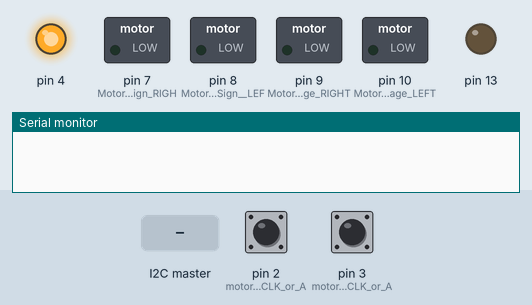
A sketch run on a simulated Arduino Uno, built with avr-gcc and run on an emulated ATmega328P. Shown: switched loads named in the sketch (green lamp = pin HIGH), output pins drawn as LEDs (lit = HIGH), the last lines printed to the serial monitor. Dashed ring = blinking. The test bench sets the inputs (shaded band); at power-on: pin 2 (motor_1_CLK_or_A) HIGH, pin 3 (motor_2_CLK_or_A) HIGH.

Above: at 0.1 s.
At 2.2 s:
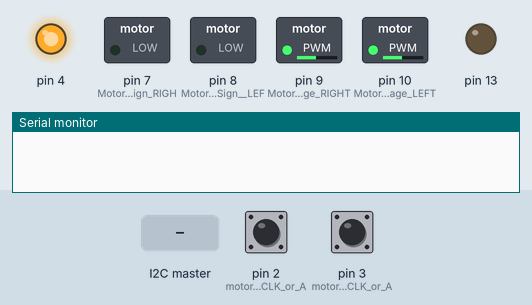
2.3 s: the I2C master sends the byte 1
At 5.0 s:
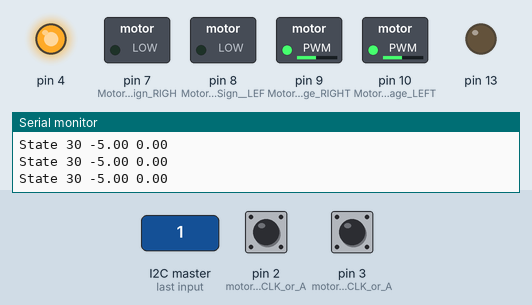
Timing chart, 0 to 6.5 s (numbered marks = the images above; inputs shaded):
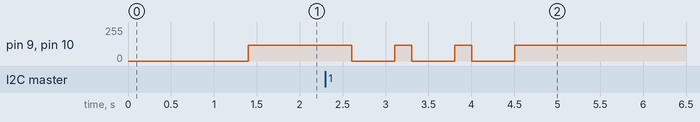

Measured:
- after the input at 2.3 s, pin 9 (Motor_1_Voltage_RIGHT), pin 10 (Motor_2_Voltage_LEFT): alternates 120/255 for 0.20 s and 0/255 for 0.50 s, 6 changes in all, then stays 120/255, starting after 0.30 s

The sketch:

demo2code.ino
```cpp
//code from mini project VVVV (for pi arduino communication)
#include <Wire.h>
#define SLAVE_ADDRESS 0x04
int number0 = 0;
int number1 = 0;
int state = 0;
byte data[32] = {'q'};
byte storedata[32] = {0};
int arraylen = 0;

//Variables for motor
int counterRIGHT = 0; //counter variable to track position of knob
int counterLEFT = 0; //counter variable to track position of knob

int currentStateARIGHT; //tracks the current state of A/CLK
int currentStateALEFT; //variable to store previous state of A/CLK

int previousStateARIGHT; //tracks the current state of A/CLK
int previousStateALEFT; //variable to store previous state of A/CLK

int currentStateBRIGHT; //tracks current state of B/DT
int currentStateBLEFT; //tracks current state of B/DT

double radianCountRIGHT;
double radianCountLEFT;

double pi = 3.14159;

int currentCountRIGHT;
int currentCountLEFT;

unsigned long timeNow;
double currentRadianRIGHT;
double currentRadianLEFT;

int i = 0;

double r = 0.07; // Radius of the wheel
double d = .3993; // Distance Between Wheels

double preRho;
double prePhi;

double Va1;
double Va2;
double Va;
double deltaVa;

int debounceTime = 0; //debounce time. set to 0 ms.
int countsPerRevolution = 1600; //1600 counts per revolution.
int motorPWM;
double targetAngle;
double targetDistance;
double targetPhi, targetRho;
double errorPhi;
double errorRho;
double thetaDotRIGHT, thetaDotLEFT;

unsigned long pastMillisRIGHT = 0;
unsigned long pastMillisLEFT = 0;

double preRadianCountRIGHT = 0;
double preRadianCountLEFT = 0;

double currentRadianCountRIGHT, currentRadianCountLEFT;
double currentRhoDot, currentPhiDot;
double currentPhi = 0;
double currentDistance = 0;
float distanceInterval;
float angleInterval;

unsigned long previousMillisRIGHT = 0; //variable to track previous reading of the millis() function.
unsigned long previousMillisLEFT = 0;
unsigned long prevMillis = 0;

unsigned long previousMillisAngle;
unsigned long previousMillisDistance;
unsigned long currentMillisDistance;
unsigned long currentMillisAngle;
unsigned long currentMillisLEFT;
unsigned long currentMillisRIGHT;
unsigned long pastinterval;
unsigned long interval;

void encoderISRLEFT(); //function prototype for the ISR.void encoderISR(); //function prototype for the ISR.
void encoderISRRIGHT();
void turn(double);
void rho(double);
double TsRho = 0;
double TcRho = millis();
double TsPhi = 0;
double TcPhi = millis();

double deltaV;
double deltaPhi;

double Kp = 6;//4.2472;
double Ki = 1;//0.024677;

double secIntervalLEFT;
double secIntervalRIGHT;
double IRho = 0;
double IPhi = 0;

int state1 = 1;
int state2 = 0;
int state3 = 0;
int state4 = 0;
int value;

int marker;
double pastdistance;

//for system integration
int angleFound = 0;
double angleInput;
int distanceFound = 0;
double distanceInput;

void receiveData(int);
void getAngle();

void setup() {

  currentDistance = 0;
  pinMode(2, INPUT); //motor 1 CLK or A
  pinMode(5, INPUT); //motor 1 DT or B
  pinMode(3, INPUT); //motor 2 CLK or A
  pinMode(6, INPUT); //motor 2 DT or B
  previousStateARIGHT = digitalRead(2); //motor 1 reads in the current state of A/CLK to start off the program.
  previousStateALEFT = digitalRead(3); //motor 2 reads in the current state of A/CLK to start off the program.
  pinMode(4, OUTPUT);
  digitalWrite(4, HIGH);
  pinMode(7, OUTPUT); //Motor 1 Voltage Sign RIGHT used to be 8
  pinMode(9, OUTPUT); //Motor 1 Voltage RIGHT
  pinMode(8, OUTPUT); //Motor 2 Voltage Sign  LEFT used to be 7
  pinMode(10, OUTPUT); //Motor 2 Voltage LEFT
  //digitalWrite(7, LOW); //LOW is forward for Motor 1
  //digitalWrite(8, HIGH); //HIGH is forward for Motor 2
  pinMode(13, OUTPUT);
  Serial.begin(9600);


  attachInterrupt(1, encoderISRLEFT, CHANGE);
  attachInterrupt(0, encoderISRRIGHT, CHANGE); //attach an interrupt to pin 2 (interrupt 0) to call the function encoderISR when any change happens in pin 2.
  state1 = 1;
  state2 = 0;
  angleFound = 0;
  //targetAngle = pi/4;
  data[0] = 'q';
  delay(1000);
}

void loop() {

  Wire.begin(SLAVE_ADDRESS);
    // define callbacks for i2c communication
  Wire.onReceive(receiveData);


  timeNow = millis();


  if(state1 == 1){
    delay(200);
    if(data[0] != 'q'){
      state1 = 0;
      state2 = 1;
      state3 = 0;
    }
    //Serial.print("State 1");
    //degrees
    deltaV = 0;
    turn(targetAngle);
    drive();
    if(round(errorPhi*10) == 0.00) {

      //Serial.println(data[0]);
      if(data[0] != 'q'){
        state1 = 0;
        state2 = 1;
        state3 = 0;
        //currentPhi = 0;
        getAngle();
      }
      else{
        targetAngle = targetAngle+(pi/11);
      }

    }
  }


  if(state2 == 1){
    pastinterval = millis();
    Serial.print("State 2");
    Serial.println();
    deltaV = 0;
    //targetDistance = 76.2;//mm
    //rho(targetDistance);
    getAngle();
    turn(targetAngle - angleInput);
    drive();
    delay(200);
    Va1 = 0;
    Va2 = 0;
    analogWrite(9,abs(round(Va1)));
    analogWrite(10,abs(round(Va2)));
    delay(500);
    getAngle();
    //turn(targetAngle - angleInput);
    Serial.print(errorPhi);
    Serial.println();
    Serial.print(angleInput);
    Serial.println();
    if((abs(angleInput) < .075) and (interval > 1000)){
      state1 = 0;
      state2 = 0;
      state3 = 1;
    }
    interval += millis()-pastinterval;
  }


  if(state3 == 1){
    Serial.print("State 3");
    //targetAngle = pi;//radians
    //if (distanceFound == 0) {
      //distanceInput = data[4];
      //distanceFound = 1;
     // }
    getAngle();
    turn(targetAngle - angleInput);
    rho(data[4]);
    drive();
    //turn(targetAngle);
    Serial.print(data[4]);
    Serial.print(" ");
    Serial.print(errorRho);
    Serial.print(" ");
    Serial.println(currentDistance);

    if(round(errorRho*100) == 0){
      state1 = 0;
      state2 = 0;
      state3 = 0;
      state4 = 1;
    }

  }


  if(state4 == 1){
    Serial.print("State 4");
    deltaV = 0;
    deltaPhi = 0;
    drive();
  }


}

void encoderISRRIGHT(){
  currentMillisRIGHT = millis(); //tracks the current time in the program in ms. Used for debouncing.
  currentStateARIGHT = digitalRead(2); //reads in the current state of A/CLK.


  //if statement to check if the state of A has changed and time greater than the debounce time has passed.
  if ((currentStateARIGHT != previousStateARIGHT) && (currentMillisRIGHT - previousMillisRIGHT >= debounceTime)) {

    currentStateBRIGHT = digitalRead(5); //reads in current state of B/DT.

    secIntervalRIGHT = (double)(currentMillisRIGHT-previousMillisRIGHT)*((double)(.001));
    if(secIntervalRIGHT != 0){
      if (secIntervalRIGHT > 100) {
        thetaDotRIGHT = 0;
      }

      //condition to check if the knob has turned CW or CWW. count up if CW, count down if CCW.
      if (currentStateARIGHT != currentStateBRIGHT) {
          //rotaryDirection = "CCW";
          counterRIGHT++;
          radianCountRIGHT = (((double)counterRIGHT/(double)countsPerRevolution)*2*pi);

          if (secIntervalRIGHT > 100) {
            thetaDotRIGHT = 0;
          }
          else {
            thetaDotRIGHT = (double)((double)(radianCountRIGHT-preRadianCountRIGHT)/((double)(secIntervalRIGHT)));
          }
        }
      else {
          //rotaryDirection = "CW";
          counterRIGHT--;
          radianCountRIGHT = (((double)counterRIGHT/(double)countsPerRevolution)*2*pi);

          if (secIntervalRIGHT > 100) {
            thetaDotRIGHT = 0;
          }
          else {
            thetaDotRIGHT = (double)((double)(radianCountRIGHT-preRadianCountRIGHT)/((double)(secIntervalRIGHT)));
          }
        }
    }
    }
    //store the time in the program where an output was produced. Used for debouncing.
    previousMillisRIGHT = currentMillisRIGHT;
    preRadianCountRIGHT = radianCountRIGHT;
    previousStateARIGHT = currentStateARIGHT; //update previous state of A/CLK variable.
  }

void encoderISRLEFT(){
  currentMillisLEFT = millis(); //tracks the current time in the program in ms. Used for debouncing.
  currentStateALEFT = digitalRead(3); //reads in the current state of A/CLK.
  secIntervalLEFT = (double)(currentMillisLEFT-previousMillisLEFT)*((double)(.001));
  if(secIntervalLEFT != 0){
    if ((currentStateALEFT != previousStateALEFT) && (currentMillisLEFT - previousMillisLEFT >= debounceTime)) {
    currentStateBLEFT = digitalRead(6); //reads in current state of B/DT.

    //condition to check if the knob has turned CW or CWW. count up if CW, count down if CCW.
    if (currentStateALEFT != currentStateBLEFT) {
        //rotaryDirection = "CCW";
        counterLEFT++;
        radianCountLEFT = (((double)counterLEFT/(double)countsPerRevolution)*2*pi);
        if (secIntervalLEFT > 100) {
          thetaDotLEFT = 0;
        }
        else {
          thetaDotLEFT = -1*(double)(((double)(radianCountLEFT-preRadianCountLEFT))/((double)(secIntervalLEFT)));
        }
      }
    else {
        //rotaryDirection = "CW";
        counterLEFT--;
        radianCountLEFT = (((double)counterLEFT/(double)countsPerRevolution)*2*pi);
        if (secIntervalLEFT > 100) {
          thetaDotLEFT = 0;
        }
        else {
          thetaDotLEFT = -1*(double)(((double)(radianCountLEFT-preRadianCountLEFT))/((double)(secIntervalLEFT))); //radians/sec
        }
      }

    }
  }
    //store the time in the program where an output was produced. Used for debouncing.
    previousMillisLEFT = currentMillisLEFT;
    preRadianCountLEFT = radianCountLEFT;
    previousStateALEFT = currentStateALEFT; //update previous state of A/CLK variable.
  }

void turn(double angle){
  if (state2 == 1){
    if(abs(targetAngle)>.15){
      Kp = 2000;
      Ki = 0;
    }
    else{
      Kp = 80000;
      Ki = 0.5;
    }
  }
  else if (state3 == 1){
    Kp = 5000;
    Ki = 0;
  }
  else{
    Kp = 1500;
    Ki = 0;
  }

  currentMillisAngle = millis();
  angleInterval = (float)(currentMillisAngle - previousMillisAngle)*((double)(.001));
  currentPhiDot = r*(thetaDotRIGHT-thetaDotLEFT)/d; // Radians/sec
  currentPhi += (double)((double)(angleInterval)*(double)currentPhiDot); // radians
  errorPhi = (angle-currentPhi);//multiplier added (should be in radian magnitudes,
  if((round(errorPhi*100000)==0.00)){
    IPhi = 0;
  }
  IPhi = IPhi + TsPhi*errorPhi;
  deltaPhi = Kp*errorPhi + Ki*IPhi;
  TsPhi = millis()-TcPhi;
  TcPhi = millis();
  previousMillisAngle = currentMillisAngle;

}
void rho(double distance){
  Kp = 7;
  Ki = 0;
  //currentDistance = errorRho*(millis()/1000);
  currentMillisDistance = millis();
  distanceInterval = (float)(currentMillisDistance - previousMillisDistance)/10;
  currentRhoDot = r*(thetaDotRIGHT+thetaDotLEFT)/2;
  currentDistance += (double)((double)distanceInterval*(double)currentRhoDot);
  if(round(distance) == round(pastdistance)){
    if(marker == 1){
      currentDistance = 0;
    }
    errorRho = distance - currentDistance - 5;
    marker = 0;
  }
  else{
    errorRho = distance;
    marker = 1;
  }
  //errorRho = distance - currentDistance;
//  if((round(errorRho*10)==0.00)){
//    IRho = 0;
//  }
//  IRho = IRho + TsRho*errorRho;
  deltaV = Kp*errorRho + Ki*IRho;
  TsRho = millis()-TcRho;
  TcRho = millis();
  previousMillisDistance = currentMillisDistance;
  pastdistance = distance;
}

void receiveData(int byteCount){
  int i = 0;
  if ((Wire.available() != 0) && (i < 5)){
    while(Wire.available()) {
      data[i] = Wire.read();
      //data[i] = (double)data[i]/(double)100;
//      Serial.print(i);
//      Serial.print(" ");
//      Serial.print(data[i]);
//      Serial.print(' ');
      i++;

      arraylen++;
    }
  }
  //Serial.print("\n");
}


void drive() {
  Va1 = (double)((deltaV + deltaPhi)/2);
  Va2 = (double)((deltaV - deltaPhi)/2);
  if (Va1 > 0) {
    digitalWrite(7, LOW); //LOW is forward for Motor 1
  }
  else if (Va1 < 0) {
    digitalWrite(7, HIGH); //LOW is forward for Motor 1
  }
  if (Va2 > 0) {
    digitalWrite(8, HIGH); //HIGH is forward for Motor 2
  }
  else if (Va2 < 0){
    digitalWrite(8, LOW); //HIGH is forward for Motor 2
  }
  if (abs(Va1) > 120){
    Va1 = 120;
  }
  if (abs(Va2) > 120){
    Va2 = 120;
  }

  analogWrite(9,abs(round(Va1)));
  analogWrite(10,abs(round(Va2)));
  }

void getAngle() {
  Wire.begin(SLAVE_ADDRESS);
    // define callbacks for i2c communication
  Wire.onReceive(receiveData);
  if (data[1] == 0) {
          angleInput = data[2]*0.01 + data[3]*0.0001;
        }
        else if (data[1] == 1) {
          angleInput = -1*data[2]*0.01 + data[3]*0.0001;
        }
}
```
